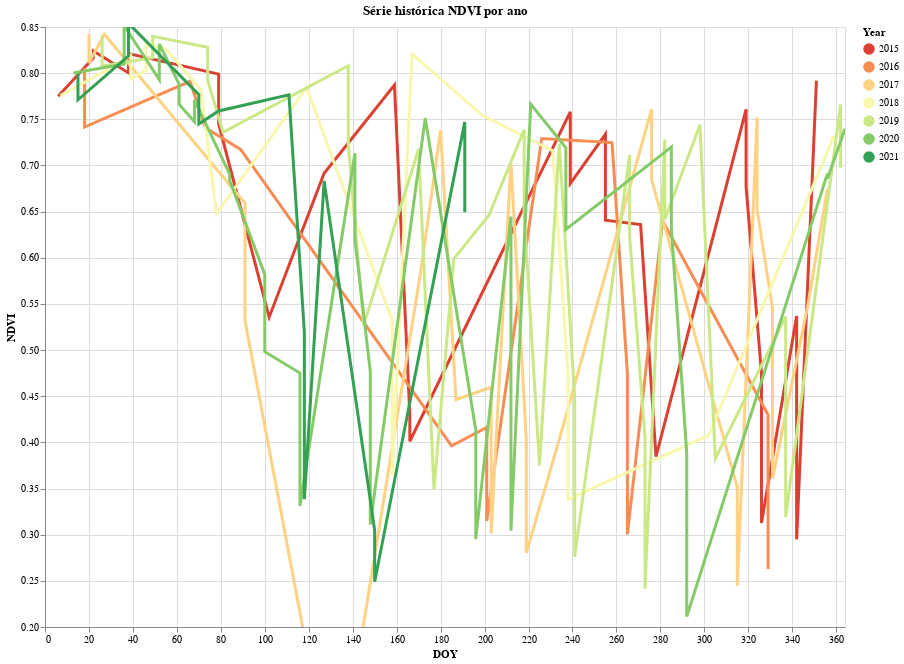

The code cell stored with this chart in its notebook:
### Code cell
##Visualizando o resultado com o pacote ALTAIR
highlight = alt.selection(
    type='single', on='mouseover', fields=['Year'], nearest=True)

## Preparando nossa base para um gráfico por ano e por dia do ano.
base = alt.Chart(df_ndvi).encode(
    x=alt.X('DOY:Q', scale=alt.Scale(domain=[0, 364], clamp=True)),
    y=alt.Y('NDVI_mean:Q', title='NDVI', scale=alt.Scale(domain=[0.2, 0.85])),
    color=alt.Color('Year:O', scale=alt.Scale(scheme='redyellowgreen')))

## Definindo  os parâmetros e legenda
points = base.mark_circle().encode(
    opacity=alt.value(0),
    tooltip=[
        alt.Tooltip('Year:O', title='Year'),
        alt.Tooltip('DOY:Q', title='DOY'),
        alt.Tooltip('NDVI_mean:Q', title='NDVI')
    ]).add_selection(highlight)

lines = base.mark_line().encode(
    size=alt.condition(~highlight, alt.value(1), alt.value(3)))

(points + lines).properties(title='Série histórica NDVI por ano',width=800, height=600).interactive()

### Figure 1 — Vega-Lite specification as saved in the notebook (floating-point values rounded to 4 significant figures; data arrays with more than 128 entries replaced by an {"elided": "..."} marker saying what was removed)
{"config": {"view": {"continuousWidth": 400, "continuousHeight": 300}}, "layer": [{"mark": "circle", "encoding": {"color": {"field": "Year", "scale": {"scheme": "redyellowgreen"}, "type": "ordinal"}, "opacity": {"value": 0}, "tooltip": [{"field": "Year", "title": "Year", "type": "ordinal"}, {"field": "DOY", "title": "DOY", "type": "quantitative"}, {"field": "NDVI_mean", "title": "NDVI", "type": "quantitative"}], "x": {"field": "DOY", "scale": {"clamp": true, "domain": [0, 364]}, "type": "quantitative"}, "y": {"field": "NDVI_mean", "scale": {"domain": [0.2, 0.85]}, "title": "NDVI", "type": "quantitative"}}, "selection": {"selector002": {"type": "single", "on": "mouseover", "fields": ["Year"], "nearest": true}, "selector003": {"type": "interval", "bind": "scales", "encodings": ["x", "y"]}}}, {"mark": "line", "encoding": {"color": {"field": "Year", "scale": {"scheme": "redyellowgreen"}, "type": "ordinal"}, "size": {"condition": {"value": 1, "selection": {"not": "selector002"}}, "value": 3}, "x": {"field": "DOY", "scale": {"clamp": true, "domain": [0, 364]}, "type": "quantitative"}, "y": {"field": "NDVI_mean", "scale": {"domain": [0.2, 0.85]}, "title": "NDVI", "type": "quantitative"}}}], "data": {"name": "data-e4b5fc06c50c9091ab9344221d868f3e"}, "height": 600, "title": "Série histórica NDVI por ano", "width": 800, "$schema": "https://vega.github.io/schema/vega-lite/v4.17.0.json", "datasets": {"data-e4b5fc06c50c9091ab9344221d868f3e": {"elided": "165 records"}}}
